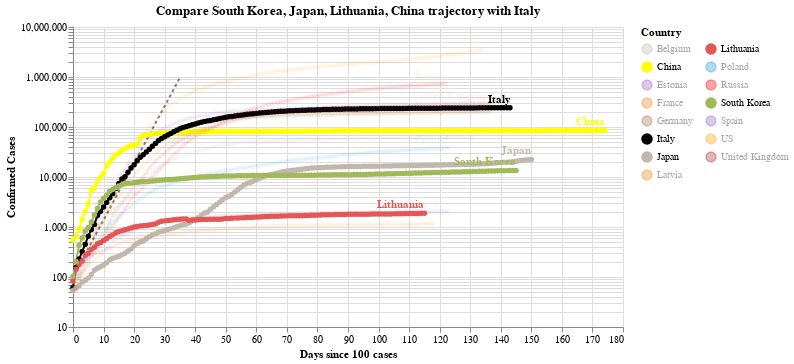

Write notebook code for a chart like this one.
### Code cell
#hide_input
chart3 = make_since_chart(dff2, ['South Korea', 'Japan', 'Lithuania', 'China'], baseline_countries)
chart3

### Figure 1 — Vega-Lite specification as saved in the notebook (floating-point values rounded to 4 significant figures; data arrays with more than 128 entries replaced by an {"elided": "..."} marker saying what was removed)
{"config": {"view": {"continuousWidth": 400, "continuousHeight": 300}}, "layer": [{"data": {"name": "data-628230001892d6798b50651be41d1b3e"}, "mark": {"type": "line", "color": "black", "opacity": 0.5, "strokeDash": [3, 3]}, "encoding": {"x": {"type": "quantitative", "field": "Days since 100 cases"}, "y": {"type": "quantitative", "field": "Confirmed Cases"}}}, {"data": {"name": "data-be369ac599a56be8b46766052fb75411"}, "mark": {"type": "line", "point": true}, "encoding": {"color": {"type": "nominal", "field": "Country", "legend": {"columns": 2}, "scale": {"domain": ["Belgium", "China", "Estonia", "France", "Germany", "Italy", "Japan", "Latvia", "Lithuania", "Poland", "Russia", "South Korea", "Spain", "US", "United Kingdom"], "range": ["#C1B7AD", "yellow", "#9467bd", "#F58518", "#9D755D", "black", "#C1B7AD", "#F58518", "#E45756", "#2495D3", "red", "#A1BA59", "#9467bd", "orange", "brown"]}}, "opacity": {"condition": {"value": 1, "selection": "selector001"}, "value": 0.05}, "tooltip": [{"type": "nominal", "field": "Country"}, {"type": "temporal", "field": "Date"}, {"type": "quantitative", "field": "Confirmed Cases"}, {"type": "quantitative", "field": "Days since 100 cases"}], "x": {"type": "quantitative", "field": "Days since 100 cases"}, "y": {"type": "quantitative", "field": "Confirmed Cases", "scale": {"type": "log"}}}, "selection": {"selector001": {"type": "multi", "fields": ["Country"], "bind": "legend", "init": [{"Country": "South Korea"}, {"Country": "Japan"}, {"Country": "Lithuania"}, {"Country": "China"}, {"Country": "Italy"}]}}, "width": 550}, {"data": {"name": "data-be369ac599a56be8b46766052fb75411"}, "mark": {"type": "text", "align": "right", "dy": -8, "fontWeight": "bold"}, "encoding": {"color": {"type": "nominal", "field": "Country", "legend": {"columns": 2}, "scale": {"domain": ["Belgium", "China", "Estonia", "France", "Germany", "Italy", "Japan", "Latvia", "Lithuania", "Poland", "Russia", "South Korea", "Spain", "US", "United Kingdom"], "range": ["#C1B7AD", "yellow", "#9467bd", "#F58518", "#9D755D", "black", "#C1B7AD", "#F58518", "#E45756", "#2495D3", "red", "#A1BA59", "#9467bd", "orange", "brown"]}}, "opacity": {"condition": {"value": 1, "selection": "selector001"}, "value": 0.05}, "text": {"type": "nominal", "field": "Country"}, "tooltip": [{"type": "nominal", "field": "Country"}, {"type": "temporal", "field": "Date"}, {"type": "quantitative", "field": "Confirmed Cases"}, {"type": "quantitative", "field": "Days since 100 cases"}], "x": {"type": "quantitative", "field": "Days since 100 cases"}, "y": {"type": "quantitative", "field": "Confirmed Cases", "scale": {"type": "log"}}}, "transform": [{"filter": "(datum['Date'] >= 1594684800000)"}], "width": 550}], "title": "Compare South Korea, Japan, Lithuania, China trajectory with Italy", "$schema": "https://vega.github.io/schema/vega-lite/v4.0.2.json", "datasets": {"data-628230001892d6798b50651be41d1b3e": [{"Days since 100 cases": 0, "Confirmed Cases": 100.0}, {"Days since 100 cases": 1, "Confirmed Cases": 130.0}, {"Days since 100 cases": 2, "Confirmed Cases": 169.0}, {"Days since 100 cases": 3, "Confirmed Cases": 219.7}, {"Days since 100 cases": 4, "Confirmed Cases": 285.6}, {"Days since 100 cases": 5, "Confirmed Cases": 371.3}, {"Days since 100 cases": 6, "Confirmed Cases": 482.7}, {"Days since 100 cases": 7, "Confirmed Cases": 627.5}, {"Days since 100 cases": 8, "Confirmed Cases": 815.7}, {"Days since 100 cases": 9, "Confirmed Cases": 1060.0}, {"Days since 100 cases": 10, "Confirmed Cases": 1379.0}, {"Days since 100 cases": 11, "Confirmed Cases": 1792.0}, {"Days since 100 cases": 12, "Confirmed Cases": 2330.0}, {"Days since 100 cases": 13, "Confirmed Cases": 3029.0}, {"Days since 100 cases": 14, "Confirmed Cases": 3937.0}, {"Days since 100 cases": 15, "Confirmed Cases": 5119.0}, {"Days since 100 cases": 16, "Confirmed Cases": 6654.0}, {"Days since 100 cases": 17, "Confirmed Cases": 8650.0}, {"Days since 100 cases": 18, "Confirmed Cases": 11250.0}, {"Days since 100 cases": 19, "Confirmed Cases": 14620.0}, {"Days since 100 cases": 20, "Confirmed Cases": 19000.0}, {"Days since 100 cases": 21, "Confirmed Cases": 24710.0}, {"Days since 100 cases": 22, "Confirmed Cases": 32120.0}, {"Days since 100 cases": 23, "Confirmed Cases": 41750.0}, {"Days since 100 cases": 24, "Confirmed Cases": 54280.0}, {"Days since 100 cases": 25, "Confirmed Cases": 70560.0}, {"Days since 100 cases": 26, "Confirmed Cases": 91730.0}, {"Days since 100 cases": 27, "Confirmed Cases": 119300.0}, {"Days since 100 cases": 28, "Confirmed Cases": 155000.0}, {"Days since 100 cases": 29, "Confirmed Cases": 201500.0}, {"Days since 100 cases": 30, "Confirmed Cases": 262000.0}, {"Days since 100 cases": 31, "Confirmed Cases": 340600.0}, {"Days since 100 cases": 32, "Confirmed Cases": 442800.0}, {"Days since 100 cases": 33, "Confirmed Cases": 575600.0}, {"Days since 100 cases": 34, "Confirmed Cases": 748300.0}, {"Days since 100 cases": 35, "Confirmed Cases": 972800.0}], "data-be369ac599a56be8b46766052fb75411": {"elided": "2038 records"}}}
